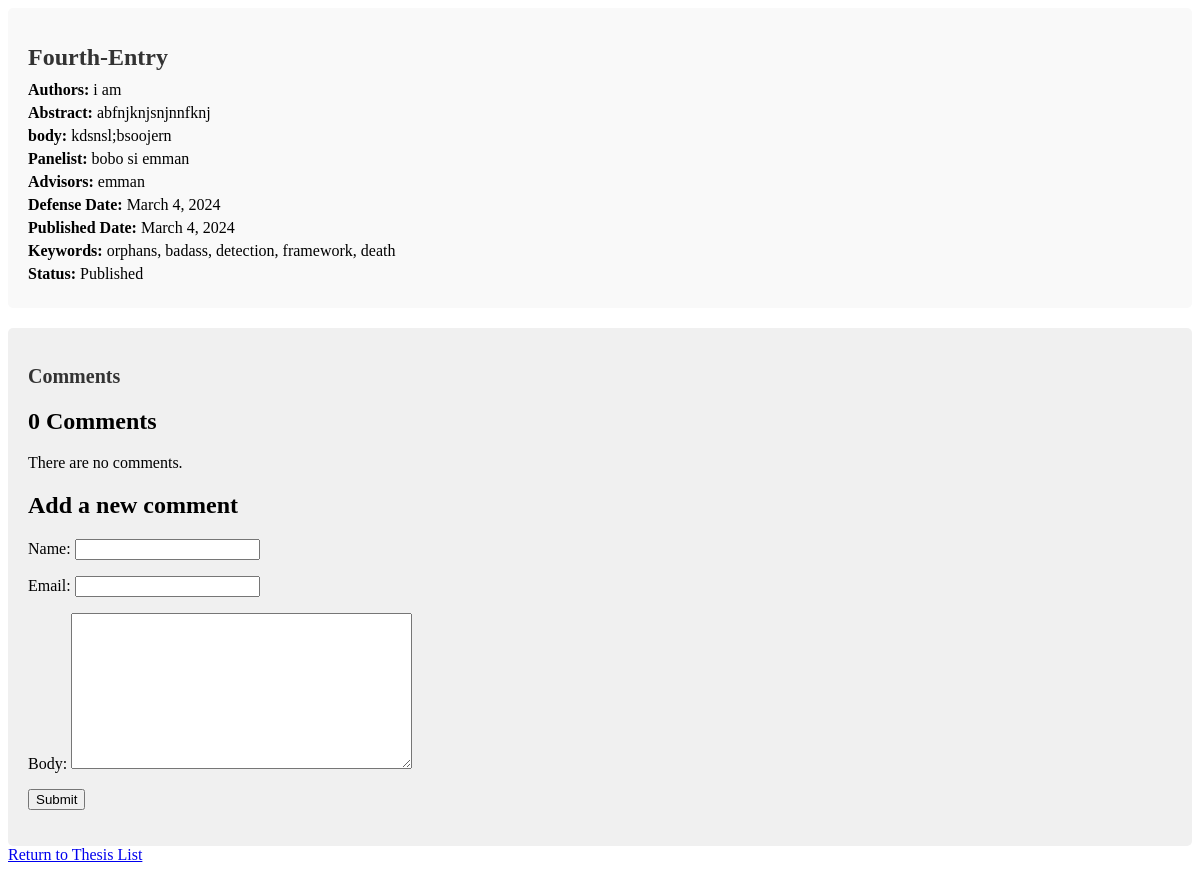
/thesis/2024/3/4/fourth-entry/, run on the app's committed database.
### content/models.py (models this page shows, shortened)
class Thesis(models.Model):
    title = models.CharField(max_length=255)
    slug = models.SlugField(max_length=255, unique=True, blank=True
                            ,unique_for_date = "published_date")
    authors = models.CharField(max_length=100)
    abstract = models.TextField()
    body = models.TextField()
    panelist = models.CharField(max_length=100)
    advisors = models.CharField(max_length=255)
    department = models.CharField(max_length=100)
    defense_date = models.DateField()
    published_date = models.DateField(default=timezone.now)
    keywords = models.CharField(max_length=255)
    status = models.CharField(
        max_length=2,
        choices=[
            ("RJ", "Rejected"),
            ("PB", "Published"),
            ("UR", "Under Review"),
        ],
        default="UR"
    )
    class Meta:
        ordering = ['-published_date']
        indexes = [
            models.Index(fields=['-published_date'])
        ]

### content/views.py (the view)
# urls.py: path('<int:year>/<int:month>/<int:day>/<slug:thesis>/',views.thesis_details,name = "thesis_details"),
def thesis_details(request, year, month, day, thesis):
    thesis = get_object_or_404(Thesis,slug=thesis,published_date__year = year, published_date__month = month, published_date__day = day)
    comments = thesis.comments.filter(active=True)
    form = CommentForm()
    return render(request,"inner_working/thesis_details.html", {"thesis":thesis,'comments':comments, 'form':form})

### content/forms.py
class CommentForm(ModelForm):
    class Meta:
        model = Comment
        fields = ['name','email','body']

### content/templates/inner_working/thesis_details.html (shortened to what this page needs)
{% extends 'base.html' %}
{% block content %}
<div class="thesis-detail">
    <h1 class="thesis-title">{{ thesis.title }}</h1>
    <div class="thesis-info">
        <p class="author"><strong>Authors:</strong> {{ thesis.authors }}</p>
        <p class="abstract"><strong>Abstract:</strong> {{ thesis.abstract }}</p>
        <p class="body"><strong>body:</strong> {{ thesis.body }}</p>
        <p class="panelist"><strong>Panelist:</strong> {{ thesis.panelist }}</p>
        <p class="advisor"><strong>Advisors:</strong> {{ thesis.advisors }}</p>
        <p class="defense-date"><strong>Defense Date:</strong> {{ thesis.defense_date }}</p>
        <p class="published-date"><strong>Published Date:</strong> {{ thesis.published_date }}</p>
        <p class="keywords"><strong>Keywords:</strong> {{ thesis.keywords }}</p>
        <p class="status"><strong>Status:</strong> {{ thesis.get_status_display }}</p>
    </div>
</div>
<div class="comment-section">
    <h2 class="comment-heading">Comments</h2>
    <div class="comments">
        {% with comments.count as total_comments%}
            <h2> {{total_comments}} Comment{{total_comments|pluralize}}</h2>
        {%endwith%}
        {%for comment in comments%}
            <div class="comment_sec">
                <p class="info">
                    Comment {{forloop.counter}} by {{comment.name}}
                    {{comment.created}}
                </p>
                {{comment.body|linebreaks}}
            </div>
            {%empty%}
                <p>There are no comments.</p>
        {%endfor%}
        {%include "inner_working/comment_form.html"%}
    </div>
</div>
<div class="return">
    <a href="/thesis">Return to Thesis List</a>
</div>
{% endblock %}

### content/static/css/style_details.css (style rules this page uses)
.thesis-detail { background-color: #f9f9f9; padding: 20px; margin-bottom: 20px; border-radius: 5px; }
.thesis-title { color: #333; font-size: 24px; margin-bottom: 10px; }
.thesis-info p { margin: 5px 0; }
.comment-section { background-color: #f0f0f0; padding: 20px; border-radius: 5px; }
.comment-heading { color: #333; font-size: 20px; margin-bottom: 10px; }

### data on the page
Thesis: title "Fourth-Entry", authors "i am", abstract "abfnjknjsnjnnfknj", body "kdsnsl;bsoojern", panelist "bobo si emman", advisors "emman", defense_date "March 4, 2024", published_date "March 4, 2024", keywords "orphans, badass, detection, framework, death", status "Published"

### other printed values
{{ total_comments }} "0"
